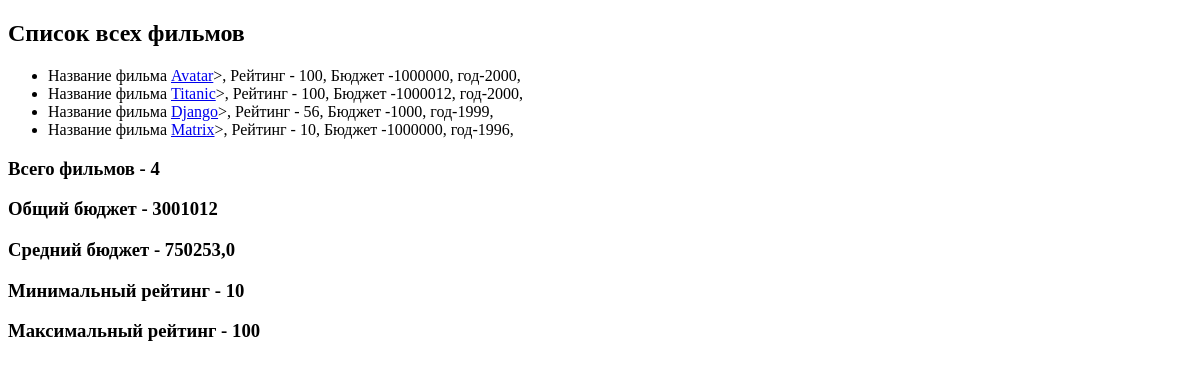
/, run on an earlier commit of the app's database.
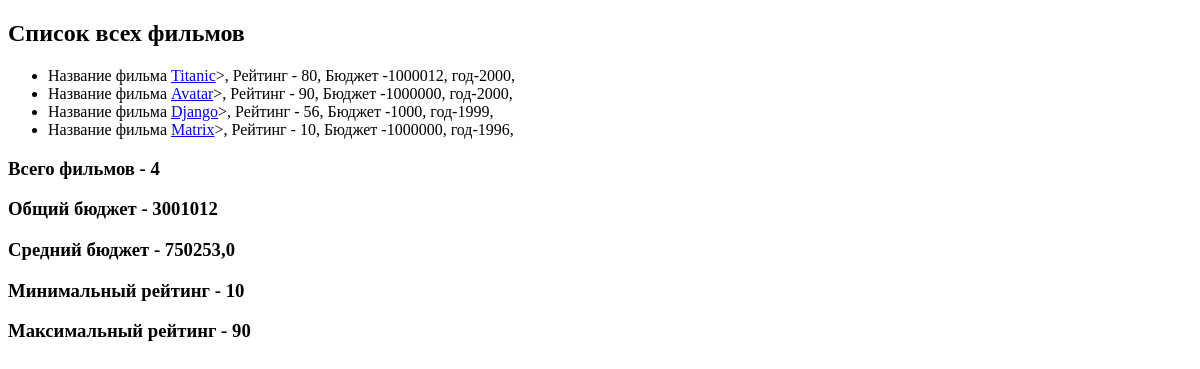
And on a later commit of the database.
### movie_app/models.py (models this page shows, shortened)
class Movie(models.Model):
    SOM = 'SOM'
    EU = "Euro"
    DOL = "Dollar"
    RUB = "Rubles"
    MONEY_CURRENCY_CHOICES = [
        (SOM, "Som"),
        (EU, "Euro"),
        (DOL, "Dollar"),
        (RUB, "Rubles"),
    ]
    name = models.CharField(max_length=40)
    rating = models.IntegerField(validators=[MinValueValidator(1), MaxValueValidator(100)])
    year = models.IntegerField(null=True, blank=True, validators=[MinValueValidator(1)])
    currency = models.CharField(max_length=6, choices=MONEY_CURRENCY_CHOICES, default=SOM)
    budget = models.IntegerField(default=1000000)
    slug = models.SlugField(default='', null=False, db_index=True)
    def get_url(self):
        return reverse('movie-detail', args=[self.slug])

### movie_app/views.py (the view)
# urls.py: path('', views.show_all_movies),
def show_all_movies(request):
    movies = Movie.objects.order_by(F('year').desc(nulls_last=True), 'rating')
    aggregate = movies.aggregate(Sum('budget'), Avg('budget'), Avg('rating'), Min('rating'), Max('rating'), Count('id'))
    return render(request, 'movie_app/all_movies.html', {
        'movies': movies,
        'aggregate': aggregate
    })

### movie_app/templates/movie_app/all_movies.html (shortened to what this page needs)
{% extends 'movie_app/base.html' %}
{% block content %}
    <h2>Список всех фильмов</h2>
    <ul>
        {% for item in movies %}
            <li>
                Название фильма <a href="{{ item.get_url }}">{{ item.name }}</a>>,
                Рейтинг - {{ item.rating }},
                Бюджет -{{ item.budget }},
                год-{{ item.year|default:"Неизвестен" }},
            </li>
        {% endfor %}
    </ul>
    <h3>Всего фильмов - {{ aggregate.id__count }}</h3>
    <h3>Общий бюджет - {{ aggregate.budget__sum }}</h3>
    <h3>Средний бюджет - {{ aggregate.budget__avg }}</h3>
    <h3>Минимальный рейтинг -  {{ aggregate.rating__min }}</h3>
    <h3>Максимальный рейтинг -  {{ aggregate.rating__max }}</h3>
{% endblock %}

What changed in the data, as far as the page shows it:
changed Movie "Titanic": rating "100" → "80"; moves up the list
changed Movie "Avatar": rating "100" → "90"
Also different on the page:
{{ aggregate.rating__max }}: "100" → "90"
